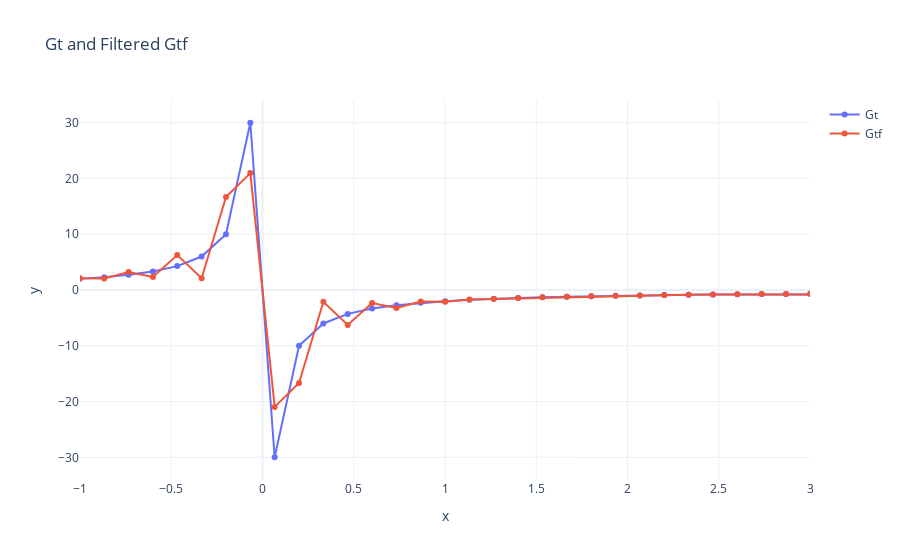

Write notebook code for a chart like this one.
### Code cell
fig = go.Figure()
fig.add_trace(go.Scatter(x=r, y=Gt, name="Gt", mode="lines+markers"))
fig.add_trace(go.Scatter(x=r, y=Gtf, name="Gtf", mode="lines+markers"))
fig.update_layout(
    title='Gt and Filtered Gtf',
    xaxis=dict(title='x', type='linear'),  # use 'log' for log scale
    yaxis=dict(title='y'),
    xaxis_range=[-1,3],
    hovermode='x',
    template='plotly_white'
)

### Figure 1 — Plotly figure (JSON) as saved in the notebook; plotly's stock layout.template omitted (floating-point values rounded to 4 significant figures; data arrays with more than 128 entries replaced by an {"elided": "..."} marker saying what was removed)
{"data": [{"mode": "lines+markers", "name": "Gt", "type": "scatter", "x": {"elided": "1506 float values"}, "y": {"elided": "1506 float values"}}, {"mode": "lines+markers", "name": "Gtf", "type": "scatter", "x": {"elided": "1506 float values"}, "y": {"elided": "1506 float values"}}], "layout": {"hovermode": "x", "title": {"text": "Gt and Filtered Gtf"}, "xaxis": {"range": [-1, 3], "title": {"text": "x"}, "type": "linear"}, "yaxis": {"title": {"text": "y"}}}}
